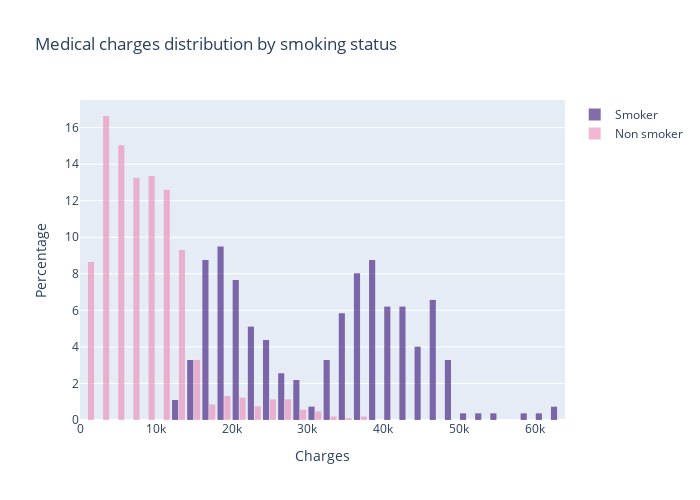

Here is the notebook cell this chart was saved with:
### Code cell
#### Chargers VS Smoker
fig = go.Figure()
fig.add_trace(go.Histogram(
    x=df.loc[df.smoker=="yes","charges"],
    histnorm='percent',
    name='Smoker', # name used in legend and hover labels
    marker_color='#330C73',
    opacity=0.6
))
fig.add_trace(go.Histogram(
    x=df.loc[df.smoker=="no","charges"],
    histnorm='percent',
    name='Non smoker',
    marker_color='#EB89B5',
    opacity=0.6
))

fig.update_layout(
    width=700, height=500,
    title_text='Medical charges distribution by smoking status', # title of plot
    xaxis_title_text='Charges', # xaxis label
    yaxis_title_text='Percentage', # yaxis label
    bargap=0.1, # gap between bars of adjacent location coordinates
    bargroupgap=0.1 # gap between bars of the same location coordinates
)

fig.show()

### Figure 1 — Plotly figure (JSON) as saved in the notebook; plotly's stock layout.template omitted (floating-point values rounded to 4 significant figures; data arrays with more than 128 entries replaced by an {"elided": "..."} marker saying what was removed)
{"data": [{"histnorm": "percent", "marker": {"color": "#330C73"}, "name": "Smoker", "opacity": 0.6, "type": "histogram", "x": {"elided": "274 float values"}}, {"histnorm": "percent", "marker": {"color": "#EB89B5"}, "name": "Non smoker", "opacity": 0.6, "type": "histogram", "x": {"elided": "1064 float values"}}], "layout": {"bargap": 0.1, "bargroupgap": 0.1, "height": 500, "title": {"text": "Medical charges distribution by smoking status"}, "width": 700, "xaxis": {"title": {"text": "Charges"}}, "yaxis": {"title": {"text": "Percentage"}}}}
